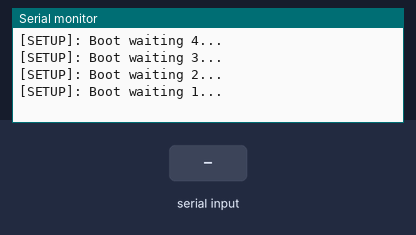
Simulated run of this sketch. Board: ESP8266 (NodeMCU). On the bench: the last lines printed to the serial monitor. The inputs (shaded band) are chosen by the test bench. WiFi joins after 1.5 s; servers stay silent unless stated; uploads are accepted with an empty reply.

Above: at 6.7 s.
6.8 s: "1" received over the second serial link
At 8.0 s:
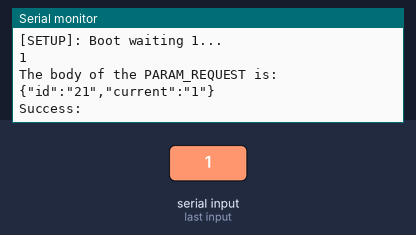
8.3 s: "0" received over the second serial link
At 8.46 s:
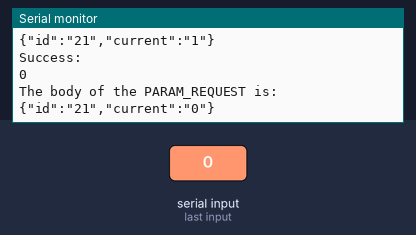
9.8 s: "2" received over the second serial link
At 11.5 s:
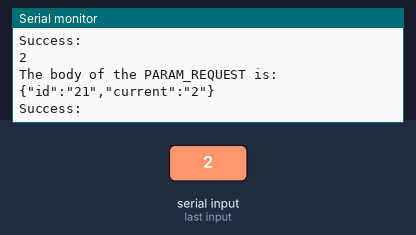
Timing chart, 0 to 13.0 s (numbered marks = the images above; inputs shaded):
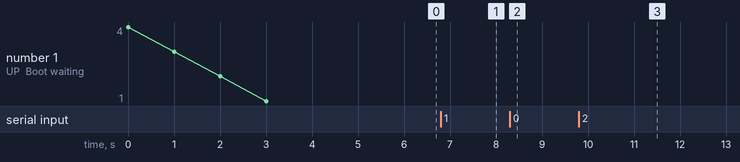

Measured:
- after the input at 6.8 s, the serial monitor: prints a new line at once (image 1)
- after the input at 8.3 s, the serial monitor: prints a new line at once (image 2)
- after the input at 9.8 s, the serial monitor: prints a new line at once (image 3)

The sketch:

wifi.ino
```cpp
#include <Arduino.h>
#include <ESP8266WiFi.h>
#include <SocketIoClient.h>
#include <ESP8266WiFiMulti.h>
#include <Hash.h>
#include "ESP8266HTTPClient.h"
#include "SoftwareSerial.h"
#include <ArduinoJson.h>

#define BAUD_RATE 9600
ESP8266WiFiMulti wiFiMulti;
SocketIoClient webSocket;
SoftwareSerial Arduino(13, 15, false, 256);

// Global variables
String readString = "";
bool isConnected = false;
const String ID = "21";
// Constants
const char* SSIDD     = "Inter u suck"; // Inter u suck
const char* PASSWORD = "t42af78va1aqua"; // t42af78va1aqua
const char* HOST = "192.168.0.111";
const int PORT = 10036;
const char* ADD_PARAM = "http://192.168.0.111:10036/hardware/params/add";
const char* UPDATE_ACTIVE = "http://192.168.0.111:10036/hardware/update/active";
const char* CHANGE_EVENT = "stateChange:21";
const char* CONNECT_EVENT = "connect";
const char* DISCONNECT_EVENT = "disconnect";

void setup() {
  Serial.begin(BAUD_RATE);
  Arduino.begin(BAUD_RATE);

  for(uint8_t t = 4; t > 0; t--) {
    Serial.printf("[SETUP]: Boot waiting %d...\n", t);
    Serial.flush();
    Arduino.flush();

    delay(1000);
  }

  // Connect to wifi
  wiFiMulti.addAP(SSIDD, PASSWORD);
  while(wiFiMulti.run() != WL_CONNECTED) {
      delay(100);
  }

  webSocket.on(CHANGE_EVENT, handleChange);
  webSocket.on(CONNECT_EVENT, handleActive);
  webSocket.on(DISCONNECT_EVENT, handleDesactive);
  webSocket.begin(HOST,PORT);
}

void loop() {
  webSocket.loop();
  arduinoEvent();
}
```

arduinoEvent.ino
```cpp
void arduinoEvent() {
  while (Arduino.available()) {
    delay(3);
    char c = Arduino.read();
    readString += c;
  }
  readString.trim();

  if (readString.length() > 0) {
    Serial.println(readString);
    sendParam(readString);
    readString = ""; // Clear the string
  }
}
```

events.ino
```cpp
void handleChange(const char* payload, size_t length) {
  Serial.printf("Receive: %s\n", payload);
  Arduino.print(payload);
}
void handleDesactive(const char* payload, size_t length) {
  Serial.println("DISCONNECTED");
  activeDevice("false");
}
void handleActive(const char* payload, size_t length) {
  Serial.println("CONNECTED");
  activeDevice("true");
}
```

http.ino
```cpp
void sendParam(String current) {
 if(wiFiMulti.run() == WL_CONNECTED) {
    HTTPClient http;
    http.begin(ADD_PARAM);
    http.addHeader("Content-Type", "application/json");
    String body = paramFormat(current);
    Serial.println("The body of the PARAM_REQUEST is: \n" + body);
    int httpCode = http.POST(body);
    if (httpCode > 0) {
      String payload = http.getString();
      if(httpCode == 200) {
        Serial.println("Success: \n" + payload);
      } else {
        Serial.println("Failure: \n" + payload);
      }
    }

    http.end();
  }
}

void activeDevice(String active) {
 if(wiFiMulti.run() == WL_CONNECTED) {
    HTTPClient http;
    http.begin(UPDATE_ACTIVE);
    http.addHeader("Content-Type", "application/json");
    String body = activeFormat(active);
    Serial.println("The body of the ACTIVE_REQUEST is: \n" + body);
    int httpCode = http.POST(body);
    if (httpCode > 0) {
      String payload = http.getString();
      if(httpCode == 200) {
        Serial.println("Success: \n" + payload);
        // CODE ADDED! This turn OFF or ON the device based on the status save in DB;
        delay(3000);
        Arduino.print(payload);
      } else {
        Serial.println("Failure: \n" + payload);
      }
    }

    http.end();
  }
}

String activeFormat(String active) {
  StaticJsonBuffer<200> jsonBuffer;
  JsonObject& root = jsonBuffer.createObject();
  root["id"] = ID;
  root["active"] = active;
  String output;
  root.printTo(output);
  return output;
}
String paramFormat(String current) {
  StaticJsonBuffer<200> jsonBuffer;
  JsonObject& root = jsonBuffer.createObject();
  root["id"] = ID;
  root["current"] = current;
  String output;
  root.printTo(output);
  return output;
}
```
